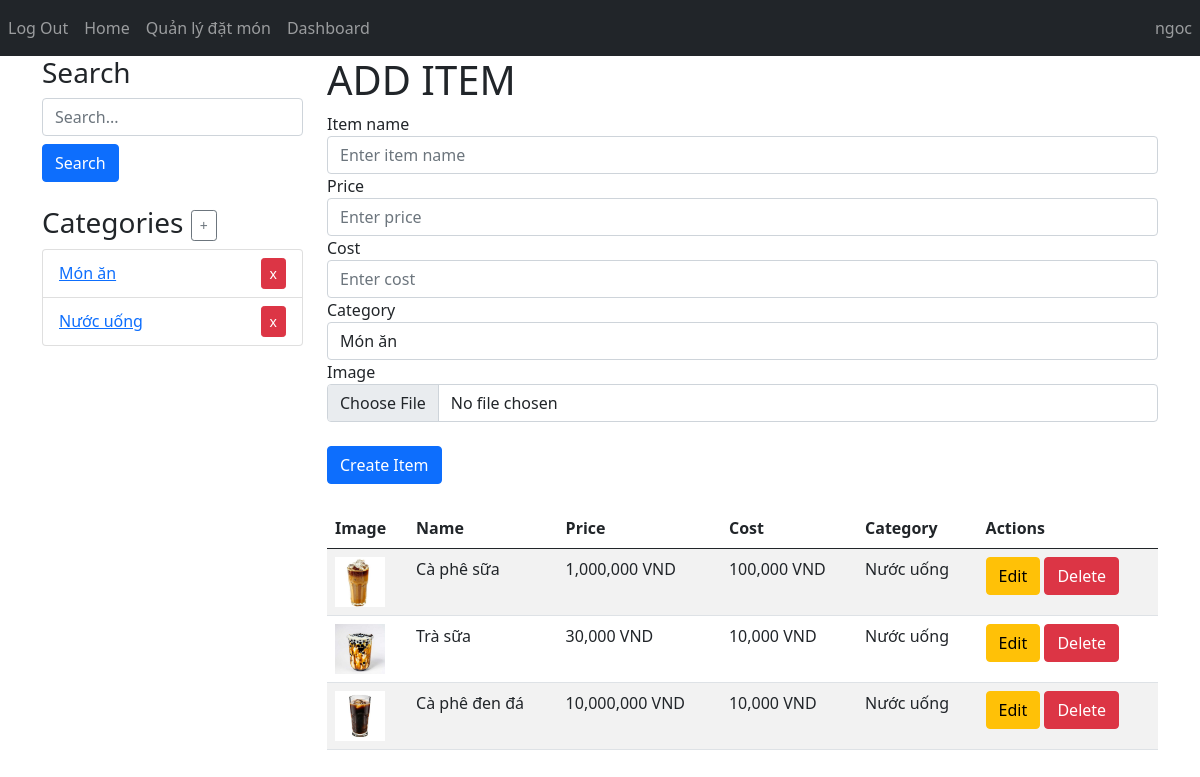
Page /category?id=2 (signed in) on the committed database.
### backend/models.py (models this page shows, shortened)
class User(db.Model, UserMixin):
    id = db.Column(db.Integer, primary_key=True)
    email = db.Column(db.String(150), unique=True)
    password = db.Column(db.String(150))
    username = db.Column(db.String(150))
    is_admin = db.Column(db.Boolean, default=False)

class Category(db.Model):
    id = db.Column(db.Integer, primary_key=True)
    name = db.Column(db.String(255), unique=True, nullable=False)
    menu_items = db.relationship('MenuItem', backref='category', lazy=True) #backref: từ menuItem có thể gọi cate (menuItem.category) #lazy: gọi item khi cần, tiết kiệm tài nguyên

class MenuItem(db.Model):
    id = db.Column(db.Integer, primary_key=True)
    name = db.Column(db.String(255), nullable=False)
    price = db.Column(db.Float, nullable=False)
    cost = db.Column(db.Float, nullable=False)
    category_id = db.Column(db.Integer, db.ForeignKey('category.id'))
    is_available = db.Column(db.Integer, default=0) #Boolean -> Integer Hàng tồn kho
    image_url = db.Column(db.String(255))

### backend/menu.py (the view, shortened to what this page needs)
@menu.route('/category', methods=['GET', 'POST'])
@login_required
@admin_required
def manage_category():
    categories = Category.query.all()
    category_id =request.args.get('id')
    if  category_id:
        items = MenuItem.query.filter_by(category_id=category_id).all()
    else:
            items = MenuItem.query.all()
    return render_template('menu.html', category=categories, item=items, format_currency=format_currency, user=current_user) #

### backend/menu.py (called while the page is built)
def admin_required(f):
    @wraps(f)
    def wrap(*args, **kwargs):
        if current_user.is_admin:
            return f(*args, **kwargs)
        else:
            abort(403)
    return wrap

def format_currency(value):
    return "{:,.0f} VND".format(value)

### backend/templates/menu.html (shortened to what this page needs)
{% extends "base.html" %}
{% block content %}
<div class="container">
    <div class="row">
        <div class="col-md-3">
            <div class="sidebar">
                <h3>Search</h3>
                <form method="GET" action="{{ url_for('menu.manage_item') }}">
                    <input type="text" name="search" placeholder="Search..." class="form-control">
                    <button type="submit" class="btn btn-primary mt-2">Search</button>
                </form>
                <h3 class="mt-4">Categories
                    <button type="button" class="btn btn-outline-secondary btn-sm ml-2" onclick="toggleCategoryInput()">+</button>
                </h3>
                <ul class="list-group mt-2">
                    {% for category in category %}
                    <li class="list-group-item d-flex justify-content-between align-items-center">
                        <a href="{{ url_for('menu.manage_category', id=category.id) }}">{{ category.name }}</a>
                        <form method="post" action="{{ url_for('menu.manage_category') }}" onsubmit="return confirm('Are you sure you want to delete this category?');">
                            <button type="submit" class="btn btn-danger btn-sm">x</button>
                        </form>
                    </li>
                    {% endfor %}
                </ul>
            </div>
        </div>
        <div class="col-md-9">
            <h1>ADD ITEM</h1>
            <form method="post" action="{{ url_for('menu.manage_item') }}" enctype="multipart/form-data">
                <div class="form-group">
                    <label for="item-name">Item name</label>
                    <input type="text" class="form-control" id="item-name" name="item-name" placeholder="Enter item name" required>
                </div>
                <div class="form-group">
                    <label for="price">Price</label>
                    <input type="number" class="form-control" id="price" name="price" placeholder="Enter price" required>
                </div>
                <div class="form-group">
                    <label for="cost">Cost</label>
                    <input type="number" class="form-control" id="cost" name="cost" placeholder="Enter cost" required>
                </div>
                <div class="form-group">
                    <label for="category">Category</label>
                    <select class="form-control" id="category" name="category_id" required>
                        {% for category in category %}
                            <option value="{{ category.id }}">{{ category.name }}</option>
                        {% endfor %}
                    </select>
                </div>
                <div class="form-group">
                    <label for="image">Image</label>
                    <input type="file" class="form-control" id="image" name="image" accept="image/*">
                </div>
                <br>
                <button type="submit" class="btn btn-primary">Create Item</button>
            </form>
            <table class="table table-striped mt-4">
                <thead>
                    <tr>
                        <th>Image</th>
                        <th>Name</th>
                        <th>Price</th>
                        <th>Cost</th>
                        <th>Category</th>
                        <th>Actions</th>
                    </tr>
                </thead>
                <tbody>
                    {% for item in item %}
                        <tr>
                            <td>
                                <span class="item-info">
                                    {% if item.image_url %}
                                        <img src="{{ item.image_url }}" alt="{{ item.name }}" style="width: 50px; height: 50px; object-fit: cover;">
                                    {% else %}
                                        No image
                                    {% endif %}
                                </span>
                            </td>
                            <td>
                                <span class="item-info">{{ item.name }}</span>
                            </td>
                            <td>
                                <span class="item-info">{{ format_currency(item.price) }}</span>
                            </td>
                            <td>
                                <span class="item-info">{{ format_currency(item.cost) }}</span>
                            </td>
                            <td>
                                <span class="item-info">{{ item.category.name }}</span>
                            </td>
                            <td>
                                <button class="btn btn-warning edit-btn" onclick="editItem(this, '{{ item.id }}')">Edit</button>
                                <button class="btn btn-danger" onclick="deleteItem('{{ item.id }}')">Delete</button>
                            </td>
                        </tr>
                    {% endfor %}
                </tbody>
            </table>
        </div>
    </div>
</div>
{% endblock %}

### backend/templates/base.html (shortened to what this page needs)
<!DOCTYPE html>
<html lang="en">
<head>
    <link href="https://cdn.jsdelivr.net/npm/bootstrap@5.0.2/dist/css/bootstrap.min.css" rel="stylesheet"
>
    <link rel="stylesheet" href="https://cdn.jsdelivr.net/npm/bootstrap-icons/font/bootstrap-icons.css">
</head>
<body>
    <nav class="navbar navbar-expand-lg navbar-dark bg-dark">
        <div class="collapse navbar-collapse" id="navbar">
            <div class="navbar-nav">
                {% if user.is_authenticated %}
                <a class="nav-item nav-link" id="logOut" href="/logout">Log Out</a>
                <a class="nav-item nav-link" id="Home" href="/">Home</a>
                <a class="nav-item nav-link" id="order" href="/order_management" >Quản lý đặt món</a>
                {% if user.is_admin %}
                <a class="nav-item nav-link" id="Dashboard" href="/dashboard">Dashboard</a>
                {% endif %}
                {% else %}
                <a class="nav-item nav-link" id="login" href="/login">Login</a>
                {% endif %}
            </div>
            <div class="navbar-nav ms-auto">
                {% if user.is_authenticated %}
                <a class="nav-item nav-link" id="account" href="/account">{{ current_user.username }}</a>
                {% endif %}
            </div>
        </div>
    </nav>
    <div>
        {% block content %}
        {% endblock %}
    </div>
</body>
</html>

### rows in the picture
User: username "ngoc"
Category: name "Món ăn"
Category: name "Nước uống"
MenuItem: image_url (picture), name "Cà phê sữa", price "1,000,000 VND", cost "100,000 VND", category.name "Nước uống"
MenuItem: image_url (picture), name "Trà sữa", price "30,000 VND", cost "10,000 VND", category.name "Nước uống"
MenuItem: image_url (picture), name "Cà phê đen đá", price "10,000,000 VND", cost "10,000 VND", category.name "Nước uống"

### other values in the picture
form field category_id "Món ăn"
